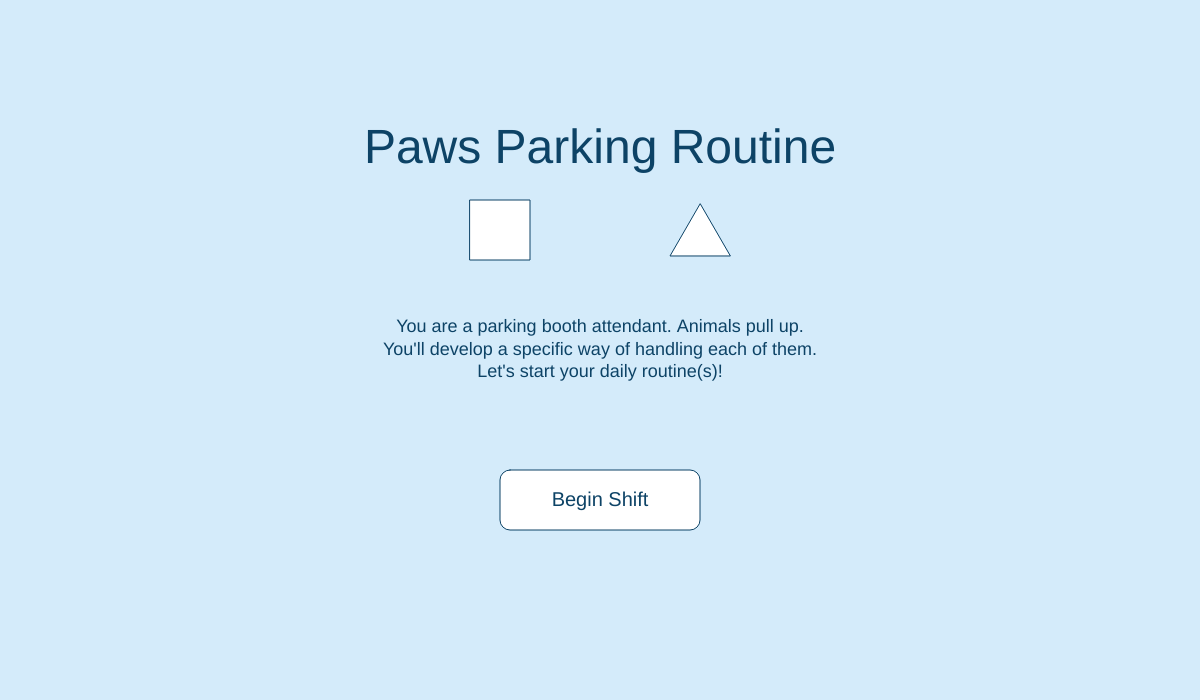
Frame 1 (no input)
Frame 60 (no input): identical to frame 1, image omitted
Frame 120 (the mouse pressed at the canvas centre since frame 60): identical to frame 1, image omitted

The p5.js sketch that drew this single still picture (run headless with seeded random() and noise() and a simulated clock; from frame 60 on, the mouse is pressed at the canvas centre):

// p5.js sketch
// ── sketch.js
let clickHistory = []; // stores index values of buttons clicked (1-5)
let disabled = [false, false, false, false, false]; // flags for each button
let submissions = []; // stores all completed arrays
// track incorrect pattern checks to darken background
let wrongCount = 0;
let bgColor;
let shapeArray = []; // array with 6 random shapes (square or triangle)

// modal state for when an option has been pressed
let showModal = false;
let modalX, modalY, modalW, modalH;
let closeX, closeY, closeW, closeH;

function setup() {
  createCanvas(1200, 700);

  // start with base background colour
  bgColor = color(212, 235, 250);

  // initialize shape array with 6 random shapes
  for (let i = 0; i < 6; i++) {
    shapeArray.push(random() < 0.5 ? "square" : "triangle");
  }
  console.log("Shape array:", shapeArray);

  // configure modal dimensions once
  modalW = 600;
  modalH = 400;
  modalX = (width - modalW) / 2;
  modalY = (height - modalH) / 2;
  closeW = 80;
  closeH = 40;
  // position close button near top-right of modal with 10px padding
  closeX = modalX + modalW - closeW - 10;
  closeY = modalY + 10;
}

function draw() {
  if (gameState === "start") {
    drawStartScreen();
  } else if (gameState === "play") {
    runGame(); // your main gameplay function
  }
}

function runGame() {
  background(bgColor);

  // if complete, only draw the completion box; hide other UI elements
  if (submissions.length < 8) {
    fill(255);
    bottommenu();
    displayShapes();
    submitButton();
    displaySubmissionIndicators();

    // show click history just above the bottom menu
    let bottommenuW = 800;
    let bottommenuH = 200;
    let bottommenuy = height - bottommenuH;
    let historyY = bottommenuy - 30; // 30px above menu
    fill(13, 67, 102);
    noStroke();
    textAlign(CENTER, CENTER);
    textSize(24);
    let historyString = clickHistory.join(", ");
    text(historyString, width / 2, historyY);
  }

  // show completion screen when all shapes have been checked
  displayCompletion();

  // draw modal overlay if active
  if (showModal) {
    drawModal();
  }
}

function mousePressed() {
  if (gameState === "start") {
    handleStartClick();
  }
  // if the modal is showing, only allow the close button to be pressed
  if (showModal) {
    if (
      mouseX >= closeX &&
      mouseX <= closeX + closeW &&
      mouseY >= closeY &&
      mouseY <= closeY + closeH
    ) {
      showModal = false;
    }
    return;
  }

  // reuse same dimensions as bottommenu to detect which square was clicked
  let bottommenuW = 800;
  let bottommenuH = 200;
  let bottommenux = (width - bottommenuW) / 2;
  let bottommenuy = height - bottommenuH;
  let sqSize = bottommenuW / 5;

  for (let i = 0; i < 5; i++) {
    let sx = bottommenux + i * sqSize;
    let sy = bottommenuy + bottommenuH - sqSize;
    if (
      mouseX >= sx &&
      mouseX <= sx + sqSize &&
      mouseY >= sy &&
      mouseY <= sy + sqSize
    ) {
      if (!disabled[i]) {
        // mark button disabled and record click
        disabled[i] = true;
        clickHistory.push(i + 1);
        console.log(clickHistory);
      }
      // show the modal when any option is clicked
      showModal = true;
      return;
    }
  }

  // check for submit button click
  let submitSize = 100;
  let submitHeight = submitSize + 200;
  let submitX = width - submitSize - 10;
  let submitY = height / 2 - submitHeight / 2;
  if (
    mouseX >= submitX &&
    mouseX <= submitX + submitSize &&
    mouseY >= submitY &&
    mouseY <= submitY + submitHeight
  ) {
    // save current array and reset
    if (clickHistory.length > 0) {
      submissions.push([...clickHistory]);
      console.log("Saved submission:", clickHistory);
      console.log("All submissions:", submissions);

      // pattern matching logic after first two submissions
      if (submissions.length >= 3) {
        let highlightedIndex = submissions.length - 3; // index of pattern to check
        let patternToMatch;

        // determine which pattern to match against based on highlighted shape
        if (shapeArray[highlightedIndex] === "triangle") {
          patternToMatch = submissions[1]; // triangle pattern
        } else {
          patternToMatch = submissions[0]; // square pattern
        }

        // check if current submission matches the pattern
        let isMatch =
          patternToMatch.length === clickHistory.length &&
          patternToMatch.every((val, idx) => val === clickHistory[idx]);

        if (!isMatch) {
          wrongCount++;
          // progressively darken the background toward dark gray more aggressively
          let darkGray = color(50);
          // increase the interpolation factor as wrongCount grows, but clamp at 0.9
          let factor = min(0.3 + wrongCount * 0.2, 0.9);
          bgColor = lerpColor(bgColor, darkGray, factor);
        }
        // if it is a match we leave bgColor unchanged
      }
    }
    // reset for new array
    clickHistory = [];
    disabled = [false, false, false, false, false];
  }
}

// ── UI.js
function bottommenu() {
  let bottommenuW = 800;
  let bottommenuH = 200;
  let bottommenux = (width - bottommenuW) / 2;
  let bottommenuy = height - bottommenuH;
  stroke(13, 67, 102);
  strokeWeight(1);
  // draw the base menu rectangle
  rect(bottommenux, bottommenuy, bottommenuW, bottommenuH);

  // divide the menu into 5 equal squares along its width
  let sqSize = bottommenuW / 5;
  // squares positioned at the bottom of the menu
  for (let i = 0; i < 5; i++) {
    stroke(13, 67, 102);
    strokeWeight(1);
    let sqX = bottommenux + i * sqSize;
    let sqY = bottommenuy + bottommenuH - sqSize; // align squares bottom

    // determine hover/press state for this square
    let hovered =
      mouseX >= sqX &&
      mouseX <= sqX + sqSize &&
      mouseY >= sqY &&
      mouseY <= sqY + sqSize;
    let pressed = hovered && mouseIsPressed;

    // choose color based on interaction state or disabled status
    if (typeof disabled !== "undefined" && disabled[i]) {
      fill(200); // dimmed for disabled
    } else if (pressed) {
      fill(100);
    } else if (hovered) {
      fill(247, 247, 205);
    } else {
      fill(255);
    }
    rect(sqX, sqY, sqSize, sqSize);

    // draw centered text inside each square
    noStroke();
    textAlign(CENTER, CENTER);
    textSize(16); // keep consistent size regardless of other draws
    fill(13, 67, 102); // dark blue
    text(`Option ${i + 1}`, sqX + sqSize / 2, sqY + sqSize / 2);
    fill(255); // reset fill for next iteration
  }
}

function submitButton() {
  let submitSize = 100;
  let submitHeight = submitSize + 200;
  let submitX = width - submitSize - 10;
  let submitY = height / 2 - submitHeight / 2;
  let hovered =
    mouseX >= submitX &&
    mouseX <= submitX + submitSize &&
    mouseY >= submitY &&
    mouseY <= submitY + submitHeight;
  let pressed = hovered && mouseIsPressed;

  // choose color based on interaction state
  if (pressed) {
    fill(100);
  } else if (hovered) {
    fill(247, 247, 205);
  } else {
    fill(255);
  }
  stroke(13, 67, 102);
  strokeWeight(1);
  rect(submitX, submitY, submitSize, submitSize + 200);

  // draw centered "Submit" text
  textAlign(CENTER, CENTER);
  textSize(16); // explicit size for consistency
  fill(13, 67, 102); // dark blue text
  noStroke();
  text("Submit", submitX + submitSize / 2, submitY + (submitSize + 200) / 2);
}

function displayShapes() {
  // only show shapes if both submissions have been recorded
  if (submissions.length < 2) {
    return;
  }

  let shapeSize = 60;
  let rectWidth = 800;
  let rectStartX = (width - rectWidth) / 2;
  // move the row of shapes to the top of the canvas instead of the bottom
  let shapeY = 50; // 50px from top
  let spacing = rectWidth / 6;
  let highlightedIndex = submissions.length - 2; // index of shape to highlight

  stroke(0);
  strokeWeight(2);

  for (let i = 0; i < shapeArray.length; i++) {
    let shapeX = rectStartX + (i + 0.5) * spacing;

    // highlight with black if this is the current submission's shape, otherwise white
    if (i === highlightedIndex) {
      fill(0);
    } else {
      fill(255);
    }

    if (shapeArray[i] === "square") {
      // draw square centered at shapeX, shapeY
      rect(
        shapeX - shapeSize / 2,
        shapeY - shapeSize / 2,
        shapeSize,
        shapeSize,
      );
    } else if (shapeArray[i] === "triangle") {
      // draw triangle centered at shapeX, shapeY
      let h = shapeSize * 0.866; // height for equilateral triangle
      triangle(
        shapeX,
        shapeY - h / 2,
        shapeX - shapeSize / 2,
        shapeY + h / 2,
        shapeX + shapeSize / 2,
        shapeY + h / 2,
      );
    }
  }
}

function displaySubmissionIndicators() {
  let indicatorSize = 50;
  let indicatorX = 30;
  let squareY = 80;
  let triangleY = squareY + indicatorSize + 50;

  fill(0);
  stroke(0);
  strokeWeight(2);

  // draw square if first submission exists
  if (submissions.length >= 1) {
    rect(indicatorX, squareY, indicatorSize, indicatorSize);
  }

  // draw triangle if second submission exists
  if (submissions.length >= 2) {
    let h = indicatorSize * 0.866;
    triangle(
      indicatorX + indicatorSize / 2,
      triangleY - h / 2,
      indicatorX,
      triangleY + h / 2,
      indicatorX + indicatorSize,
      triangleY + h / 2,
    );
  }
}

function displayCompletion() {
  // show completion square when all 6 shapes have been checked
  // 2 initial submissions + 6 pattern checks = 8 total submissions

  if (submissions.length >= 8) {
    let squareSize = 400;
    let squareX = width / 2 - squareSize / 2;
    let squareY = height / 2 - squareSize / 2;
    // no full white background; just draw the completion box
    fill(255);
    stroke(13, 67, 102);
    strokeWeight(1);

    rect(squareX, squareY, squareSize, squareSize);

    // draw "complete" text in the center
    fill(13, 67, 102);
    noStroke();
    textAlign(CENTER, CENTER);
    textSize(48);
    text("Complete", width / 2, height / 2);
  }
}
function drawModal() {
  // darken entire screen with semi-transparent black
  noStroke();
  fill(0, 150);
  rect(0, 0, width, height);

  // white rectangle in center
  fill(255);
  stroke(13, 67, 102);
  strokeWeight(1);
  rect(modalX, modalY, modalW, modalH);

  // close button in top-right of modal, highlight on hover
  let closeHovered =
    mouseX >= closeX &&
    mouseX <= closeX + closeW &&
    mouseY >= closeY &&
    mouseY <= closeY + closeH;
  if (closeHovered) {
    fill(180); // darker grey when hovering
  } else {
    fill(220);
  }
  stroke(13, 67, 102);
  rect(closeX, closeY, closeW, closeH);
  fill(13, 67, 102);
  noStroke();
  textAlign(CENTER, CENTER);
  textSize(16);
  text("Close", closeX + closeW / 2, closeY + closeH / 2);
}

// ── button.js
function bottommenu() {
  let bottommenuW = 800;
  let bottommenuH = 200;
  let bottommenux = (width - bottommenuW) / 2;
  let bottommenuy = height - bottommenuH;

  // draw the base menu rectangle
  rect(bottommenux, bottommenuy, bottommenuW, bottommenuH);

  // divide the menu into 5 equal squares along its width
  let sqSize = bottommenuW / 5;
  // squares positioned at the bottom of the menu
  for (let i = 0; i < 5; i++) {
    let sqX = bottommenux + i * sqSize;
    let sqY = bottommenuy + bottommenuH - sqSize; // align squares bottom

    // determine hover/press state for this square
    let hovered =
      mouseX >= sqX &&
      mouseX <= sqX + sqSize &&
      mouseY >= sqY &&
      mouseY <= sqY + sqSize;
    let pressed = hovered && mouseIsPressed;

    // choose color based on interaction state or disabled status
    if (typeof disabled !== "undefined" && disabled[i]) {
      fill(200); // dimmed for disabled
    } else if (pressed) {
      fill(100);
    } else if (hovered) {
      fill(150);
    } else {
      fill(255);
    }
    rect(sqX, sqY, sqSize, sqSize);

    // draw centered text inside each square
    textAlign(CENTER, CENTER);
    fill(0); // black text
    stroke(0);
    strokeWeight(1);
    text(`Option ${i + 1}`, sqX + sqSize / 2, sqY + sqSize / 2);
    fill(255); // reset fill for next iteration
  }
}

function submitButton() {
  let submitSize = 100;
  let submitHeight = submitSize + 200;
  let submitX = width - submitSize - 10;
  let submitY = height / 2 - submitHeight / 2;
  let hovered =
    mouseX >= submitX &&
    mouseX <= submitX + submitSize &&
    mouseY >= submitY &&
    mouseY <= submitY + submitHeight;
  let pressed = hovered && mouseIsPressed;

  // choose color based on interaction state
  if (pressed) {
    fill(100);
  } else if (hovered) {
    fill(150);
  } else {
    fill(255);
  }
  stroke(0);
  strokeWeight(1);
  rect(submitX, submitY, submitSize, submitSize + 200);

  // draw centered "Submit" text
  textAlign(CENTER, CENTER);
  fill(0); // black text
  stroke(0);
  strokeWeight(1);
  textSize(16);
  text("Submit", submitX + submitSize / 2, submitY + (submitSize + 200) / 2);
}

// ── options.js
// options.js — booth control panel UI

let options = [
  { label: "Check\nTicket",   icon: "ticket"   },
  { label: "Check\nLicense",  icon: "plate"    },
  { label: "Click\nPen",      icon: "pen"      },
  { label: "Stamp\nGuest Log",icon: "stamp"    },
  { label: "Talk Into\nSpeaker", icon: "speaker" },
];

let currentOptionIndex = null;
let penExtended  = false;
let penButtonX, penButtonY, penButtonW, penButtonH;
let logStamped   = false;
let stampButtonX, stampButtonY, stampButtonW, stampButtonH;
let speakerTalking   = false;
let speakerWaveFrame = 0;
let speakerX, speakerY, speakerW, speakerH;
let speakerButtonX, speakerButtonY, speakerButtonW, speakerButtonH;

// ─── Colour palette ───────────────────────────────────────────────
const C_NAVY      = [13,  67,  102];
const C_PANEL     = [28,  48,  72];    // dark booth panel
const C_PANELRIM  = [18,  34,  54];
const C_BTNBG     = [240, 248, 255];   // light button face
const C_BTNHOV    = [247, 247, 205];
const C_BTNPRESS  = [180, 200, 220];
const C_DISABLED  = [160, 175, 190];
const C_ACCENT    = [220,  50,  50];   // red accent
const C_GOLD      = [200, 165,  60];

function drawOptions() { bottommenu(); }

// ─── Bottom menu panel ────────────────────────────────────────────
function bottommenu() {
  let menuW  = 800;
  let menuH  = 200;
  let menuX  = (width - menuW) / 2;
  let menuY  = height - menuH;
  let btnW   = menuW / 5;
  let btnH   = 160;
  let btnY   = menuY + (menuH - btnH) / 2;

  // Panel background — dark booth counter
  push();
  noStroke();
  fill(C_PANELRIM[0], C_PANELRIM[1], C_PANELRIM[2]);
  rect(menuX - 4, menuY - 4, menuW + 8, menuH + 8, 6);

  fill(C_PANEL[0], C_PANEL[1], C_PANEL[2]);
  rect(menuX, menuY, menuW, menuH, 4);

  // Panel rivets / corner details
  fill(C_GOLD[0], C_GOLD[1], C_GOLD[2]);
  for (let rx of [menuX + 8, menuX + menuW - 8]) {
    for (let ry of [menuY + 8, menuY + menuH - 8]) {
      ellipse(rx, ry, 7, 7);
    }
  }

  // "BOOTH CONTROLS" label strip at top of panel
  fill(C_GOLD[0], C_GOLD[1], C_GOLD[2], 180);
  rect(menuX + 4, menuY + 4, menuW - 8, 18, 2);
  noStroke(); fill(C_PANELRIM[0], C_PANELRIM[1], C_PANELRIM[2]);
  textAlign(CENTER, CENTER); textSize(10);
  text("★  BOOTH CONTROLS  ★", menuX + menuW / 2, menuY + 13);
  pop();

  // Individual action buttons
  for (let i = 0; i < 5; i++) {
    let bx = menuX + i * btnW + 8;
    let by = btnY;
    let bw = btnW - 16;
    let bh = btnH;

    let hov  = mouseX >= menuX + i * btnW && mouseX <= menuX + (i+1) * btnW &&
               mouseY >= menuY && mouseY <= menuY + menuH;
    let pres = hov && mouseIsPressed;
    let dis  = typeof disabled !== "undefined" && disabled[i];

    push();

    // Button shadow
    noStroke(); fill(0, 0, 0, 40);
    rect(bx + 2, by + 3, bw, bh, 8);

    // Button face
    if (dis) {
      fill(C_DISABLED[0], C_DISABLED[1], C_DISABLED[2]);
    } else if (pres) {
      fill(C_BTNPRESS[0], C_BTNPRESS[1], C_BTNPRESS[2]);
    } else if (hov) {
      fill(C_BTNHOV[0], C_BTNHOV[1], C_BTNHOV[2]);
    } else {
      fill(C_BTNBG[0], C_BTNBG[1], C_BTNBG[2]);
    }
    stroke(C_NAVY[0], C_NAVY[1], C_NAVY[2]); strokeWeight(1.5);
    rect(bx, by, bw, bh, 8);

    // Top accent bar
    noStroke();
    if (dis) {
      fill(120, 140, 160);
    } else {
      fill(C_NAVY[0], C_NAVY[1], C_NAVY[2]);
    }
    rect(bx + 1, by + 1, bw - 2, 6, 8, 8, 0, 0);

    // Icon
    let iconX = bx + bw / 2;
    let iconY = by + bh * 0.40;
    let iconAlpha = dis ? 120 : 255;
    drawMenuIcon(options[i].icon, iconX, iconY, dis, iconAlpha);

    // Label
    fill(dis ? 100 : C_NAVY[0], dis ? 100 : C_NAVY[1], dis ? 100 : C_NAVY[2]);
    noStroke();
    textAlign(CENTER, CENTER); textSize(12);
    text(options[i].label, iconX, by + bh * 0.76);

    // Done tick when disabled
    if (dis) {
      fill(60, 160, 80, 200);
      noStroke();
      ellipse(bx + bw - 12, by + 12, 16, 16);
      stroke(255); strokeWeight(2); noFill();
      let cx = bx + bw - 12, cy = by + 12;
      line(cx - 4, cy, cx - 1, cy + 4);
      line(cx - 1, cy + 4, cx + 5, cy - 3);
    }

    pop();
  }
}

// ─── Small icons drawn in each button ────────────────────────────
function drawMenuIcon(type, cx, cy, disabled, alpha) {
  push();
  let c = disabled ? [130, 145, 160] : C_NAVY;
  stroke(c[0], c[1], c[2], alpha);
  fill(c[0], c[1], c[2], alpha);

  if (type === "ticket") {
    // Parking ticket
    strokeWeight(1.5); fill(255, 255, 255, alpha);
    rect(cx - 22, cy - 14, 44, 28, 4);
    // Perforated left edge
    stroke(c[0], c[1], c[2], alpha); strokeWeight(1);
    for (let dy = -10; dy <= 10; dy += 5)
      line(cx - 22, cy + dy, cx - 16, cy + dy);
    // Lines of text
    strokeWeight(1.5);
    line(cx - 10, cy - 5, cx + 18, cy - 5);
    line(cx - 10, cy + 2, cx + 18, cy + 2);
    line(cx - 10, cy + 9, cx + 4,  cy + 9);
  }

  else if (type === "plate") {
    // Licence plate
    strokeWeight(1.5); fill(240, 240, 200, alpha);
    rect(cx - 22, cy - 10, 44, 20, 3);
    fill(c[0], c[1], c[2], alpha); noStroke();
    textAlign(CENTER, CENTER); textSize(10);
    text("AB·XYZ", cx, cy);
    stroke(c[0], c[1], c[2], alpha); strokeWeight(1);
    noFill();
    ellipse(cx - 18, cy, 4, 4);
    ellipse(cx + 18, cy, 4, 4);
  }

  else if (type === "pen") {
    // Ballpoint pen
    strokeWeight(1.5);
    fill(80, 100, 180, alpha);
    rect(cx - 18, cy - 5, 30, 10, 4);
    fill(60, 60, 60, alpha);
    rect(cx - 22, cy - 4, 6, 8, 2);
    // Tip
    fill(30, 30, 30, alpha);
    triangle(cx + 12, cy - 4, cx + 12, cy + 4, cx + 22, cy);
    // Clip
    stroke(c[0], c[1], c[2], alpha); strokeWeight(1);
    line(cx - 4, cy - 5, cx - 4, cy - 10);
  }

  else if (type === "stamp") {
    // Rubber stamp
    strokeWeight(1.5); fill(160, 100, 50, alpha);
    rect(cx - 12, cy - 14, 24, 10, 3);  // handle
    rect(cx - 16, cy - 6,  32,  8, 2);  // base
    // Ink face
    fill(200, 30, 30, alpha);
    rect(cx - 14, cy + 2, 28, 12, 2);
    // Text lines on stamp
    stroke(255, 255, 255, alpha); strokeWeight(1);
    line(cx - 10, cy + 6,  cx + 10, cy + 6);
    line(cx - 6,  cy + 10, cx + 6,  cy + 10);
  }

  else if (type === "speaker") {
    // Intercom speaker grille
    strokeWeight(1.5); fill(200, 200, 210, alpha);
    rect(cx - 18, cy - 14, 36, 28, 5);
    stroke(c[0], c[1], c[2], alpha); strokeWeight(1);
    for (let ly = cy - 9; ly <= cy + 9; ly += 5)
      line(cx - 12, ly, cx + 12, ly);
    // Small button
    fill(220, 50, 50, alpha); noStroke();
    ellipse(cx + 10, cy - 9, 8, 8);
  }

  pop();
}

// ─── Modal overlay ────────────────────────────────────────────────
function drawModal() {
  // Dim background
  push();
  noStroke(); fill(0, 0, 0, 160);
  rect(0, 0, width, height);

  // Modal card
  let mx = modalX, my = modalY, mw = modalW, mh = modalH;

  // Drop shadow
  fill(0, 0, 0, 60); noStroke();
  rect(mx + 6, my + 6, mw, mh, 12);

  // Card body
  fill(248, 250, 253); stroke(C_NAVY[0], C_NAVY[1], C_NAVY[2]); strokeWeight(2);
  rect(mx, my, mw, mh, 10);

  // Header bar
  fill(C_NAVY[0], C_NAVY[1], C_NAVY[2]); noStroke();
  rect(mx, my, mw, 44, 10, 10, 0, 0);

  // Header title
  fill(255); textAlign(CENTER, CENTER); textSize(17);
  if (currentOptionIndex !== null)
    text(options[currentOptionIndex].label.replace("\n"," "), mx + mw/2, my + 22);

  // ── Check Ticket ──────────────────────────────────────────────
  if (currentOptionIndex === 0) {
    let tw = mw * 0.58, th = mh * 0.52;
    let tx = mx + (mw - tw) / 2, ty = my + 60;
    // Ticket body
    fill(255, 252, 235); stroke(180, 150, 60); strokeWeight(1.5);
    rect(tx, ty, tw, th, 8);
    // Left stub tear line
    stroke(180, 150, 60); strokeWeight(1);
    for (let dy = ty + 10; dy < ty + th - 10; dy += 9)
      line(tx + 70, dy, tx + 70, dy + 5);
    // Header strip on ticket
    fill(C_NAVY[0], C_NAVY[1], C_NAVY[2]); noStroke();
    rect(tx + 1, ty + 1, tw - 2, 28, 7, 7, 0, 0);
    fill(255); textAlign(CENTER, CENTER); textSize(14);
    text("PARKING TICKET", tx + tw/2, ty + 15);
    // Barcode area
    stroke(0); strokeWeight(1.5);
    for (let bx = tx + 80; bx < tx + tw - 20; bx += 5)
      line(bx, ty + th/3, bx + (bx % 10 === 0 ? 2 : 1), ty + th/3 + 18);
    // Details
    noStroke(); fill(40);
    textAlign(LEFT, TOP); textSize(13);
    text("Zone:  A3",          tx + 82, ty + th/3 + 24);
    text("Issued:  14:32",     tx + 82, ty + th/3 + 40);
    text("Valid:   2 hours",   tx + 82, ty + th/3 + 56);
    // Stub
    fill(C_NAVY[0], C_NAVY[1], C_NAVY[2], 30); noStroke();
    rect(tx + 1, ty + 1, 68, th - 2, 7, 0, 0, 7);
    fill(C_NAVY[0], C_NAVY[1], C_NAVY[2]); textAlign(CENTER, CENTER);
    push(); translate(tx + 35, ty + th/2); rotate(-HALF_PI);
    textSize(10); text("KEEP THIS PORTION", 0, 0); pop();
  }

  // ── Check License ─────────────────────────────────────────────
  if (currentOptionIndex === 1) {
    let fw = mw * 0.68, fh = mh * 0.52;
    let fx = mx + (mw - fw)/2, fy = my + 62;
    // Camera viewfinder frame
    stroke(C_NAVY[0], C_NAVY[1], C_NAVY[2]); strokeWeight(2.5); noFill();
    rect(fx, fy, fw, fh, 10);
    // Corner brackets
    strokeWeight(3);
    let blen = 18;
    for (let [bx2, by2, sx, sy] of [[fx,fy,1,1],[fx+fw,fy,-1,1],[fx,fy+fh,1,-1],[fx+fw,fy+fh,-1,-1]]) {
      line(bx2, by2, bx2 + sx*blen, by2);
      line(bx2, by2, bx2, by2 + sy*blen);
    }
    // Plate
    let pw = fw * 0.68, ph = fh * 0.38;
    let px = fx + (fw-pw)/2, py = fy + (fh-ph)/2;
    fill(240, 240, 200); stroke(60); strokeWeight(1.5);
    rect(px, py, pw, ph, 6);
    fill(10); noStroke(); textAlign(CENTER, CENTER); textSize(26);
    text("AB12 XYZ", px + pw/2, py + ph/2);
    // Screw holes on plate
    fill(150); ellipse(px+10, py+ph/2, 6,6);
    ellipse(px+pw-10, py+ph/2, 6,6);
    // Scan line
    let scanY = py + (frameCount % ph);
    stroke(255, 60, 60, 200); strokeWeight(2);
    line(px + 4, scanY, px + pw - 4, scanY);
    // Glow
    noStroke(); fill(255, 60, 60, 30);
    rect(px + 4, scanY - 4, pw - 8, 8);
    // Label
    fill(C_NAVY[0], C_NAVY[1], C_NAVY[2]); noStroke();
    textAlign(CENTER, TOP); textSize(14);
    text("Scanning plate…", fx + fw/2, fy + fh + 12);
  }

  // ── Click Pen ─────────────────────────────────────────────────
  if (currentOptionIndex === 2) {
    let pcx = mx + mw/2, pcy = my + mh/2 - 10;
    // Pen barrel
    stroke(0); strokeWeight(2);
    fill(60, 80, 180);
    rect(pcx - 110, pcy - 10, 190, 20, 10);
    // Clip
    fill(180, 180, 200);
    rect(pcx - 70, pcy - 16, 8, 26, 3);
    // Grip section
    fill(40, 40, 100);
    rect(pcx + 60, pcy - 10, 30, 20, 0, 3, 3, 0);
    // End cap / clicker button
    fill(220, 50, 50);
    rect(pcx - 118, pcy - 8, 14, 16, 6);
    // Tip
    if (penExtended) {
      fill(30, 30, 30);
      triangle(pcx+90, pcy-5, pcx+110, pcy, pcx+90, pcy+5);
      // Ink drop
      fill(30, 30, 120, 180); noStroke();
      ellipse(pcx + 112, pcy, 5, 7);
    } else {
      fill(80); stroke(0); strokeWeight(1);
      rect(pcx + 88, pcy - 5, 4, 10, 2);
    }
    // Sheen on barrel
    noStroke(); fill(255, 255, 255, 40);
    rect(pcx - 108, pcy - 8, 186, 6, 8);

    // Label
    fill(C_NAVY[0], C_NAVY[1], C_NAVY[2]); noStroke();
    textAlign(CENTER, TOP); textSize(16);
    text(penExtended ? "Pen ready!" : "Click the pen", mx + mw/2, my + 60);

    // Click button
    let btnW = 130, btnH = 38;
    let btnX = mx + mw/2 - btnW/2, btnY = my + mh - 90;
    let bhov = mouseX >= btnX && mouseX <= btnX+btnW && mouseY >= btnY && mouseY <= btnY+btnH;
    fill(bhov ? [247,247,205] : [220,230,245]);
    stroke(C_NAVY[0], C_NAVY[1], C_NAVY[2]); strokeWeight(1.5);
    rect(btnX, btnY, btnW, btnH, 8);
    noStroke(); fill(C_NAVY[0], C_NAVY[1], C_NAVY[2]);
    textAlign(CENTER, CENTER); textSize(15);
    text("Click!", btnX + btnW/2, btnY + btnH/2);
    penButtonX = btnX; penButtonY = btnY; penButtonW = btnW; penButtonH = btnH;
  }

  // ── Stamp Guest Log ───────────────────────────────────────────
  if (currentOptionIndex === 3) {
    let lw = mw*0.64, lh = mh*0.52;
    let lx = mx + (mw-lw)/2, ly = my + 58;
    // Log book
    fill(255, 252, 245); stroke(140, 100, 50); strokeWeight(1.5);
    rect(lx, ly, lw, lh, 6);
    // Book spine
    fill(160, 110, 50); noStroke();
    rect(lx, ly, 18, lh, 6, 0, 0, 6);
    // Ruled lines
    stroke(210, 200, 185); strokeWeight(1);
    for (let ry = ly + 44; ry < ly + lh - 14; ry += 22)
      line(lx + 24, ry, lx + lw - 14, ry);
    // Header
    fill(C_NAVY[0], C_NAVY[1], C_NAVY[2]); noStroke();
    rect(lx + 19, ly + 1, lw - 20, 30, 0, 5, 0, 0);
    fill(255); textAlign(CENTER, CENTER); textSize(14);
    text("GUEST LOG", lx + 19 + (lw-20)/2, ly + 16);
    // Entries
    fill(60); noStroke(); textAlign(LEFT, CENTER); textSize(12);
    text("Guest:   #" + guestIndex, lx + 30, ly + 52);
    text("Status:  Pending review", lx + 30, ly + 74);
    text("Time:    " + "14:3" + (guestIndex % 10), lx + 30, ly + 96);

    // Stamp tool hovering above
    let stx = lx + lw - 60, sty = ly - 40;
    fill(140, 80, 30); stroke(80, 40, 10); strokeWeight(1);
    rect(stx - 10, sty, 20, 18, 3);
    rect(stx - 14, sty + 14, 28, 10, 2);
    fill(200, 30, 30); rect(stx - 12, sty + 22, 24, 14, 2);

    // APPROVED stamp
    if (logStamped) {
      push();
      translate(lx + lw/2 + 10, ly + lh/2 + 5);
      rotate(-0.25);
      stroke(180, 20, 20); strokeWeight(3); noFill();
      rect(-90, -22, 180, 44, 4);
      noStroke(); fill(180, 20, 20, 230);
      textAlign(CENTER, CENTER); textSize(30);
      text("APPROVED", 0, 0);
      pop();
    }

    // Stamp button
    let sbW = 140, sbH = 38;
    let sbX = mx + mw/2 - sbW/2, sbY = my + mh - 88;
    let sbhov = mouseX >= sbX && mouseX <= sbX+sbW && mouseY >= sbY && mouseY <= sbY+sbH;
    fill(sbhov ? [247,247,205] : [220,230,245]);
    stroke(C_NAVY[0], C_NAVY[1], C_NAVY[2]); strokeWeight(1.5);
    rect(sbX, sbY, sbW, sbH, 8);
    noStroke(); fill(C_NAVY[0], C_NAVY[1], C_NAVY[2]);
    textAlign(CENTER, CENTER); textSize(15);
    text("Stamp Log", sbX + sbW/2, sbY + sbH/2);
    stampButtonX=sbX; stampButtonY=sbY; stampButtonW=sbW; stampButtonH=sbH;
  }

  // ── Talk Into Speaker ─────────────────────────────────────────
  if (currentOptionIndex === 4) {
    push();
    speakerW = mw * 0.30;
    speakerH = mh * 0.42;
    speakerX = mx + (mw - speakerW)/2;
    speakerY = my + 58;

    // Speaker housing
    fill(80, 88, 100); stroke(40, 46, 58); strokeWeight(1.5);
    rect(speakerX, speakerY, speakerW, speakerH, 8);
    // Grille area
    fill(55, 62, 72); noStroke();
    rect(speakerX + 8, speakerY + 8, speakerW - 16, speakerH - 40, 4);
    // Grille lines
    stroke(90, 100, 115); strokeWeight(1.5);
    for (let gy = speakerY + 16; gy < speakerY + speakerH - 38; gy += 7)
      line(speakerX + 12, gy, speakerX + speakerW - 12, gy);
    // Talk button on housing
    fill(220, 50, 50); noStroke();
    ellipse(speakerX + speakerW/2, speakerY + speakerH - 16, 20, 20);
    fill(255, 100, 100); noStroke();
    ellipse(speakerX + speakerW/2, speakerY + speakerH - 16, 10, 10);
    // Label
    fill(C_NAVY[0], C_NAVY[1], C_NAVY[2]); noStroke();
    textAlign(CENTER, TOP); textSize(14);
    text("Intercom Speaker", speakerX + speakerW/2, speakerY - 26);

    // Talk button
    let tbW = 140, tbH = 38;
    let tbX = mx + mw/2 - tbW/2, tbY = my + mh - 88;
    let tbhov = mouseX >= tbX && mouseX <= tbX+tbW && mouseY >= tbY && mouseY <= tbY+tbH;
    fill(tbhov ? [247,247,205] : [220,230,245]);
    stroke(C_NAVY[0], C_NAVY[1], C_NAVY[2]); strokeWeight(1.5);
    rect(tbX, tbY, tbW, tbH, 8);
    noStroke(); fill(C_NAVY[0], C_NAVY[1], C_NAVY[2]);
    textAlign(CENTER, CENTER); textSize(15);
    text("Talk", tbX + tbW/2, tbY + tbH/2);
    speakerButtonX=tbX; speakerButtonY=tbY; speakerButtonW=tbW; speakerButtonH=tbH;
    pop();
  }

  // Speaker waves
  if (currentOptionIndex === 4 && speakerTalking) {
    push();
    let wx = speakerX + speakerW + 10;
    let wy = speakerY + speakerH/2 - 10;
    noFill(); strokeWeight(2.5);
    for (let i = 1; i <= 3; i++) {
      let r = speakerWaveFrame + i * 18;
      stroke(255, 140, 0, map(r, 0, 100, 220, 30));
      arc(wx, wy, r*2, r*2, -PI*0.55, PI*0.55);
    }
    pop();
    speakerWaveFrame++;
    if (speakerWaveFrame > 70) speakerWaveFrame = 0;
  }

  // ── Close button ──────────────────────────────────────────────
  let chov = mouseX >= closeX && mouseX <= closeX+closeW &&
             mouseY >= closeY && mouseY <= closeY+closeH;
  fill(chov ? [247,247,205] : [220,230,245]);
  stroke(C_NAVY[0], C_NAVY[1], C_NAVY[2]); strokeWeight(1.5);
  rect(closeX, closeY, closeW, closeH, 6);
  noStroke(); fill(C_NAVY[0], C_NAVY[1], C_NAVY[2]);
  textAlign(CENTER, CENTER); textSize(14);
  text("✕  Close", closeX + closeW/2, closeY + closeH/2);

  pop();
}

// ─── Mouse interactions (logic unchanged) ─────────────────────────
function modalMouseClicked() {
  if (currentOptionIndex === 2) {
    if (mouseX >= penButtonX && mouseX <= penButtonX+penButtonW &&
        mouseY >= penButtonY && mouseY <= penButtonY+penButtonH) {
      penExtended = !penExtended; return;
    }
  }
  if (currentOptionIndex === 3) {
    if (mouseX >= stampButtonX && mouseX <= stampButtonX+stampButtonW &&
        mouseY >= stampButtonY && mouseY <= stampButtonY+stampButtonH) {
      logStamped = true; return;
    }
  }
  if (currentOptionIndex === 4) {
    if (mouseX >= speakerButtonX && mouseX <= speakerButtonX+speakerButtonW &&
        mouseY >= speakerButtonY && mouseY <= speakerButtonY+speakerButtonH) {
      speakerTalking = true; speakerWaveFrame = 0; return;
    }
  }
  if (showModal) {
    if (mouseX >= closeX && mouseX <= closeX+closeW &&
        mouseY >= closeY && mouseY <= closeY+closeH) {
      showModal = false;
    }
    return;
  }
  if (!showModal) {
    logStamped = false; penExtended = false; speakerTalking = false;
  }
}

function bottomMenuMouseClicked() {
  let menuW = 800, menuH = 200;
  let menuX = (width - menuW)/2, menuY = height - menuH;
  let btnW  = menuW / 5;

  for (let i = 0; i < 5; i++) {
    let sx = menuX + i * btnW, sy = menuY;
    if (mouseX >= sx && mouseX <= sx + btnW &&
        mouseY >= sy && mouseY <= sy + menuH) {
      if (!disabled[i]) {
        disabled[i] = true;
        clickHistory.push(i + 1);
        console.log(clickHistory);
      }
      currentOptionIndex = i;
      showModal = true;
      return;
    }
  }
}

// ── stages.js
// stages.js — Day transition screens shown before each shift begins

// ─────────────────────────────────────────────
// State
// ─────────────────────────────────────────────
let stageTimer = 0; // counts up in frames
let stageDuration = 180; // 3 seconds at 60 fps
let speechVisible = true; // controls speech bubble fade
let stageDone = false; // flips to true when transition ends

// ─────────────────────────────────────────────
// Entry point — called from draw() when
// gameState === "stage"
// ─────────────────────────────────────────────
function drawStageScreen() {
  stageTimer++;

  // After 5 s, jump straight to play
  if (stageTimer >= stageDuration) {
    if (!stageDone) {
      stageDone = true;
      gameState = "play";
    }
    return;
  }

  // Speech bubble fades out in the last 60 frames (1 s)
  speechVisible = stageTimer < stageDuration - 60;

  drawBoothInterior();
  drawDeskAndProps();
  drawDayCalendar(width * 0.32, height * 0.7);
  drawSeatedAttendant(width * 0.8, height * 0.72);
  if (speechVisible) {
    drawSpeechBubble(
      width * 0.8 - 14,
      height * 0.72 - 180,
      "First day at work!\nI'm kind of nervous.",
    );
  }
  drawContinueHint();
}

// ─────────────────────────────────────────────
// Reset — call this every time we enter a stage
// ─────────────────────────────────────────────
function resetStage() {
  stageTimer = 0;
  speechVisible = true;
  stageDone = false;
}

// ─────────────────────────────────────────────
// Interior background — wood-panelled booth room
// ─────────────────────────────────────────────
function drawBoothInterior() {
  // Back wall — warm off-white plaster
  background(232, 225, 210);

  // Wall panel lines (vertical tongue-and-groove)
  stroke(210, 200, 182);
  strokeWeight(1);
  for (let x = 40; x < width; x += 48) {
    line(x, 19, x, height * 0.86);
  }

  // Dado rail — horizontal divider at 86% height
  fill(180, 155, 110);
  noStroke();
  rect(0, height * 0.86, width, 10);

  // Lower wainscot — slightly darker warm wood tone
  fill(200, 175, 130);
  rect(0, height * 0.86 + 10, width, height - height * 0.86 - 10);

  // Floor — darker planks
  fill(155, 120, 78);
  noStroke();
  rect(0, height * 0.92, width, height - height * 0.92);
  stroke(130, 100, 60);
  strokeWeight(1);
  for (let x = 0; x < width; x += 80) {
    line(x, height * 0.92, x, height);
  }
  // Floor highlight
  noStroke();
  fill(255, 255, 255, 18);
  rect(0, height * 0.92, width, 6);

  // Service window dominates the back wall
  drawInteriorWindow();

  // Navy top accent strip
  fill(13, 67, 102);
  noStroke();
  rect(0, 0, width, 14);
  // Gold band beneath it
  fill(200, 165, 60);
  noStroke();
  rect(0, 14, width, 5);
}

// Window — small, right side of wall, desk sits beneath it
function drawInteriorWindow() {
  let ww = width * 0.18,
    wh = height * 0.36;
  let wx = width * 0.74; // right side of canvas
  let wy = height * 0.16; // upper portion of wall

  // Frame shadow
  noStroke();
  fill(0, 0, 0, 25);
  rect(wx - 4, wy - 4, ww + 12, wh + 12, 5);

  // Frame
  fill(100, 75, 45);
  stroke(60, 40, 20);
  strokeWeight(2);
  rect(wx - 6, wy - 6, ww + 12, wh + 12, 4);

  // Outside sky
  fill(212, 235, 250);
  noStroke();
  rect(wx, wy, ww, wh);

  // Road strip
  fill(55, 58, 62);
  noStroke();
  rect(wx, wy + wh * 0.72, ww, wh * 0.18);
  fill(80, 140, 70);
  rect(wx, wy + wh * 0.9, ww, wh * 0.1);
  // Road dashes
  stroke(255, 255, 255, 180);
  strokeWeight(2);
  let lY = wy + wh * 0.81;
  for (let x = wx; x < wx + ww; x += 28) line(x, lY, x + 16, lY);

  // Sun
  noStroke();
  fill(255, 220, 50);
  ellipse(wx + ww * 0.8, wy + wh * 0.16, 28, 28);

  // Cross dividers (4 panes)
  fill(100, 75, 45);
  noStroke();
  rect(wx, wy + wh / 2 - 3, ww, 6);
  rect(wx + ww / 2 - 3, wy, 6, wh);

  // Glass glint
  noStroke();
  fill(255, 255, 255, 55);
  rect(wx + 4, wy + 4, ww * 0.28, wh * 0.42, 2);

  // Window sill — the desk surface acts as the sill below
  fill(130, 100, 60);
  stroke(80, 55, 25);
  strokeWeight(1);
  rect(wx - 10, wy + wh + 6, ww + 20, 12, 2);

  // Cactus on sill
  drawMiniCactus(wx + ww * 0.5, wy + wh + 4);
}

function drawMiniCactus(cx, baseY) {
  push();
  // Pot
  fill(180, 100, 60);
  stroke(120, 65, 30);
  strokeWeight(1);
  rect(cx - 8, baseY - 14, 16, 12, 2);
  // Soil
  fill(100, 65, 30);
  noStroke();
  ellipse(cx, baseY - 14, 16, 5);
  // Cactus stem
  fill(80, 140, 70);
  stroke(50, 100, 45);
  strokeWeight(1);
  rect(cx - 4, baseY - 32, 8, 18, 3);
  // Arms
  rect(cx - 10, baseY - 28, 7, 5, 2);
  rect(cx + 3, baseY - 24, 7, 5, 2);
  // Spines
  stroke(200, 200, 160);
  strokeWeight(0.8);
  line(cx - 2, baseY - 30, cx - 2, baseY - 34);
  line(cx + 2, baseY - 30, cx + 2, baseY - 34);
  pop();
}

function drawWallLamp(lx, ly) {
  push();
  // Bracket arm
  fill(80, 65, 45);
  stroke(50, 38, 22);
  strokeWeight(1);
  rect(lx - 3, ly, 6, 22, 2);
  // Lamp shade
  fill(245, 210, 120);
  stroke(180, 140, 60);
  strokeWeight(1.2);
  triangle(lx - 18, ly + 22, lx + 18, ly + 22, lx, ly + 4);
  // Bulb glow
  noStroke();
  fill(255, 240, 180, 90);
  ellipse(lx, ly + 28, 60, 40);
  fill(255, 245, 200, 50);
  ellipse(lx, ly + 36, 110, 60);
  pop();
}

// ─────────────────────────────────────────────
// Desk and props
// ─────────────────────────────────────────────
function drawDeskAndProps() {
  let deskY = height * 0.65;
  let deskH = height * 0.2;
  let deskX = 0;
  let deskW = width;

  // Desk top surface
  fill(160, 120, 70);
  stroke(100, 72, 35);
  strokeWeight(2);
  rect(deskX, deskY, deskW, deskH);

  // Desk top highlight
  noStroke();
  fill(255, 255, 255, 22);
  rect(deskX, deskY, deskW, 8);

  // Desk front face (darker)
  fill(120, 88, 48);
  noStroke();
  rect(deskX, deskY + deskH * 0.55, deskW, deskH * 0.45);

  // Desk edge trim
  fill(100, 72, 35);
  noStroke();
  rect(deskX, deskY - 4, deskW, 8, 2);

  // ── Props on desk ──

  // Pen holder — right side near attendant
  drawPenHolder(width * 0.72, deskY);

  // Stack of papers — beside pen holder
  drawPenHolder(width * 0.86, deskY);

  // Small radio — far right edge
  drawDeskRadio(width * 0.95, deskY);
}

function drawPenHolder(cx, deskY) {
  push();
  // Cup
  fill(13, 67, 102);
  stroke(8, 44, 70);
  strokeWeight(1);
  rect(cx - 10, deskY - 28, 20, 28, 3, 3, 0, 0);
  // Pens sticking out
  stroke(60, 80, 180);
  strokeWeight(2);
  line(cx - 3, deskY - 28, cx - 5, deskY - 48);
  stroke(180, 40, 40);
  strokeWeight(2);
  line(cx + 3, deskY - 28, cx + 5, deskY - 50);
  stroke(40, 120, 60);
  strokeWeight(2);
  line(cx, deskY - 28, cx, deskY - 46);
  // Gold band on cup
  fill(200, 165, 60);
  noStroke();
  rect(cx - 10, deskY - 10, 20, 4);
  pop();
}

function drawPaperStack(cx, deskY) {
  push();
  // Three slightly offset sheets
  for (let i = 2; i >= 0; i--) {
    fill(245, 242, 235);
    stroke(180, 170, 150);
    strokeWeight(0.8);
    rect(cx - 28 + i * 2, deskY - 18 - i * 3, 56, 22, 1);
    // Ruled lines on top sheet
    if (i === 0) {
      stroke(190, 185, 175);
      strokeWeight(0.7);
      line(cx - 22, deskY - 13, cx + 22, deskY - 13);
      line(cx - 22, deskY - 8, cx + 14, deskY - 8);
      line(cx - 22, deskY - 3, cx + 18, deskY - 3);
    }
  }
  // "GUEST LOG" label on top sheet
  fill(13, 67, 102);
  noStroke();
  textAlign(CENTER, CENTER);
  textSize(7);
  text("GUEST LOG", cx, deskY - 14);
  pop();
}

function drawDeskRadio(cx, deskY) {
  push();
  // Body
  fill(55, 58, 62);
  stroke(30, 32, 35);
  strokeWeight(1);
  rect(cx - 22, deskY - 30, 44, 30, 4);
  // Grille
  fill(40, 43, 47);
  noStroke();
  rect(cx - 14, deskY - 26, 22, 16, 2);
  stroke(70, 75, 82);
  strokeWeight(1);
  for (let gy = deskY - 24; gy < deskY - 12; gy += 4)
    line(cx - 12, gy, cx + 6, gy);
  // Red indicator light
  fill(220, 50, 50);
  noStroke();
  ellipse(cx + 14, deskY - 22, 6, 6);
  // Knob
  fill(80, 83, 88);
  stroke(40, 43, 47);
  strokeWeight(1);
  ellipse(cx + 14, deskY - 10, 10, 10);
  fill(100, 103, 108);
  noStroke();
  ellipse(cx + 14, deskY - 10, 6, 6);
  pop();
}

// ─────────────────────────────────────────────
// Day calendar — large wall-hung poster filling the left wall
// cx/cy is the centre of the calendar on the wall
// ─────────────────────────────────────────────
function drawDayCalendar(cx, bottomY) {
  push();

  let cw = width * 0.56; // fills most of left portion of wall
  let ch = height * 0.58; // tall enough to dominate the wall
  let cx2 = cx;
  let cy2 = bottomY - ch; // top of calendar

  // Hanging string
  stroke(100, 80, 50);
  strokeWeight(1.5);
  line(cx2 - cw * 0.22, cy2, cx2 - cw * 0.22, cy2 - 16);
  line(cx2 + cw * 0.22, cy2, cx2 + cw * 0.22, cy2 - 16);
  // Nails
  fill(150, 130, 100);
  noStroke();
  ellipse(cx2 - cw * 0.22, cy2 - 17, 6, 6);
  ellipse(cx2 + cw * 0.22, cy2 - 17, 6, 6);

  // Drop shadow
  noStroke();
  fill(0, 0, 0, 28);
  rect(cx2 - cw / 2 + 7, cy2 + 7, cw, ch, 10);

  // Calendar body — crisp white page
  fill(250, 248, 242);
  stroke(160, 140, 110);
  strokeWeight(2);
  rect(cx2 - cw / 2, cy2, cw, ch, 6);

  // Binding rings along the top
  fill(160, 155, 150);
  stroke(100, 95, 90);
  strokeWeight(1.2);
  let ringCount = 8;
  for (let i = 0; i < ringCount; i++) {
    let rx = cx2 - cw / 2 + 30 + i * ((cw - 60) / (ringCount - 1));
    ellipse(rx, cy2 + 2, 14, 18);
    fill(80, 78, 75);
    noStroke();
    ellipse(rx, cy2 + 2, 7, 11);
    fill(160, 155, 150);
    stroke(100, 95, 90);
    strokeWeight(1.2);
  }

  // Top banner — navy, tall
  fill(13, 67, 102);
  noStroke();
  rect(cx2 - cw / 2 + 1, cy2 + 12, cw - 2, ch * 0.18, 4, 4, 0, 0);

  // Banner text
  textFont("sans-serif");
  textStyle(NORMAL);
  textAlign(CENTER, CENTER);
  fill(200, 165, 60);
  noStroke();
  textSize(cw * 0.038);
  text("PAWS PARKING CO.", cx2, cy2 + 12 + ch * 0.065);
  fill(255, 255, 255, 160);
  textSize(cw * 0.022);
  text("★  OFFICIAL SHIFT CALENDAR  ★", cx2, cy2 + 12 + ch * 0.135);

  // Divider line
  stroke(200, 185, 160);
  strokeWeight(1.5);
  line(
    cx2 - cw / 2 + 20,
    cy2 + 12 + ch * 0.18,
    cx2 + cw / 2 - 20,
    cy2 + 12 + ch * 0.18,
  );

  // "DAY" label
  textFont("sans-serif");
  textStyle(BOLD);
  textAlign(CENTER, CENTER);
  fill(13, 67, 102);
  noStroke();
  textSize(cw * 0.075);
  text("DAY", cx2, cy2 + ch * 0.35);

  // Giant day number
  textFont("sans-serif");
  textStyle(BOLD);
  textAlign(CENTER, CENTER);
  fill(13, 67, 102);
  noStroke();
  textSize(cw * 0.3);
  text("1", cx2, cy2 + ch * 0.65);

  textStyle(NORMAL);

  // Subtle ruled lines at the bottom of the page
  stroke(210, 200, 185);
  strokeWeight(0.8);
  for (let ry = cy2 + ch * 0.86; ry < cy2 + ch - 14; ry += 10)
    line(cx2 - cw / 2 + 20, ry, cx2 + cw / 2 - 20, ry);

  // Tear-off bottom strip
  noStroke();
  fill(190, 175, 150);
  rect(cx2 - cw / 2 + 1, cy2 + ch - 10, cw - 2, 9, 0, 0, 5, 5);
  // Perforated line above tear strip
  stroke(160, 145, 120);
  strokeWeight(1);
  for (let dx = cx2 - cw / 2 + 10; dx < cx2 + cw / 2 - 10; dx += 8)
    line(dx, cy2 + ch - 10, dx + 4, cy2 + ch - 10);

  pop();
}

// ─────────────────────────────────────────────
// Seated attendant character
// ─────────────────────────────────────────────
function drawSeatedAttendant(cx, floorY) {
  push();

  let headR = 28;
  let headY = floorY - 175;

  // ── Chair ──
  // Chair back
  fill(80, 55, 30);
  stroke(50, 32, 12);
  strokeWeight(1.5);
  rect(cx - 26, headY + headR * 1.6, 52, 90, 4, 4, 0, 0);
  // Chair seat
  fill(100, 68, 35);
  stroke(50, 32, 12);
  strokeWeight(1.5);
  rect(cx - 34, headY + headR * 3.6, 68, 18, 4);
  // Chair legs
  stroke(60, 38, 15);
  strokeWeight(3);
  line(cx - 28, headY + headR * 3.6 + 18, cx - 32, floorY);
  line(cx + 28, headY + headR * 3.6 + 18, cx + 32, floorY);
  // Armrests
  stroke(80, 52, 22);
  strokeWeight(4);
  line(cx - 34, headY + headR * 2.2, cx - 34, headY + headR * 3.6);
  line(cx + 34, headY + headR * 2.2, cx + 34, headY + headR * 3.6);
  // Chair cushion highlight
  noStroke();
  fill(255, 255, 255, 18);
  rect(cx - 32, headY + headR * 3.6, 64, 6, 3);

  // ── Legs / trousers ──
  fill(13, 67, 102);
  noStroke();
  rect(cx - 20, headY + headR * 3.6 + 10, 18, 40, 3);
  rect(cx + 2, headY + headR * 3.6 + 10, 18, 40, 3);
  // Shoes
  fill(35, 28, 20);
  noStroke();
  ellipse(cx - 11, floorY - 6, 24, 14);
  ellipse(cx + 11, floorY - 6, 24, 14);

  // ── Torso / uniform ──
  fill(13, 67, 102);
  stroke(8, 44, 70);
  strokeWeight(1.2);
  beginShape();
  vertex(cx - headR * 1.55, headY + headR * 3.55);
  vertex(cx + headR * 1.55, headY + headR * 3.55);
  vertex(cx + headR * 1.15, headY + headR * 1.15);
  vertex(cx - headR * 1.15, headY + headR * 1.15);
  endShape(CLOSE);

  // Collar
  fill(245, 245, 235);
  noStroke();
  triangle(
    cx,
    headY + headR * 0.95,
    cx - headR * 0.5,
    headY + headR * 1.72,
    cx + headR * 0.5,
    headY + headR * 1.72,
  );

  // Gold chest badge
  fill(200, 165, 60);
  noStroke();
  rect(cx + headR * 0.18, headY + headR * 1.32, headR * 0.78, headR * 0.42, 2);
  fill(13, 67, 102);
  noStroke();
  textAlign(CENTER, CENTER);
  textSize(6);
  text("PP", cx + headR * 0.57, headY + headR * 1.54);

  // ── Left arm — straight down by side ──
  stroke(8, 44, 70);
  strokeWeight(6);
  line(
    cx - headR * 1.0,
    headY + headR * 1.3,
    cx - headR * 1.05,
    headY + headR * 3.4,
  );
  fill(255, 218, 170);
  stroke(160, 110, 70);
  strokeWeight(1);
  ellipse(cx - headR * 1.06, headY + headR * 3.6, headR * 0.48, headR * 0.42);

  // ── Right arm — straight down by side ──
  stroke(8, 44, 70);
  strokeWeight(6);
  line(
    cx + headR * 1.0,
    headY + headR * 1.3,
    cx + headR * 1.05,
    headY + headR * 3.4,
  );
  fill(255, 218, 170);
  stroke(160, 110, 70);
  strokeWeight(1);
  ellipse(cx + headR * 1.06, headY + headR * 3.6, headR * 0.48, headR * 0.42);

  // ── Head ──
  fill(255, 218, 170);
  stroke(160, 110, 70);
  strokeWeight(1.2);
  ellipse(cx, headY, headR * 2, headR * 2.1);

  // Cap dome
  fill(13, 67, 102);
  noStroke();
  arc(cx, headY - headR * 0.58, headR * 1.9, headR * 1.45, PI, TWO_PI);

  // Cap brim
  fill(8, 44, 90);
  noStroke();
  rect(cx - headR * 1.3, headY - headR * 0.72, headR * 2.6, headR * 0.3, 2);

  // Gold cap band
  fill(200, 165, 60);
  noStroke();
  rect(cx - headR * 0.95, headY - headR * 0.74, headR * 1.9, headR * 0.19);

  // Eyes — slightly wide, nervous look
  fill(40, 25, 10);
  noStroke();
  ellipse(cx - headR * 0.32, headY - headR * 0.1, headR * 0.26, headR * 0.28);
  ellipse(cx + headR * 0.32, headY - headR * 0.1, headR * 0.26, headR * 0.28);
  // Whites (nervous wide eyes)
  fill(255);
  noStroke();
  ellipse(cx - headR * 0.32, headY - headR * 0.18, headR * 0.14, headR * 0.13);
  ellipse(cx + headR * 0.32, headY - headR * 0.18, headR * 0.14, headR * 0.13);

  // Sweat drop (nervous!)
  fill(150, 200, 240);
  stroke(100, 160, 210);
  strokeWeight(0.8);
  ellipse(cx + headR * 0.88, headY - headR * 0.55, 7, 10);
  fill(200, 230, 255);
  noStroke();
  ellipse(cx + headR * 0.88, headY - headR * 0.62, 3, 3);

  // Nervous wavy mouth
  noFill();
  stroke(140, 80, 50);
  strokeWeight(1.4);
  beginShape();
  for (let i = 0; i <= 10; i++) {
    let t = i / 10;
    let mx = cx - headR * 0.28 + t * headR * 0.56;
    let my = headY + headR * 0.28 + sin(t * PI * 2) * 2.5;
    curveVertex(mx, my);
  }
  endShape();

  pop();
}

// ─────────────────────────────────────────────
// Speech bubble
// ─────────────────────────────────────────────
function drawSpeechBubble(tipX, tipY, message) {
  push();

  let padding = 16;
  let bw = 230,
    bh = 64;
  // Bubble sits above and to the left of the tip point
  let bx = tipX - bw + 20;
  let by = tipY - bh - 16;

  // Shadow
  noStroke();
  fill(0, 0, 0, 28);
  rect(bx + 3, by + 4, bw, bh, 14);

  // Bubble body
  fill(255, 252, 240);
  stroke(13, 67, 102);
  strokeWeight(1.8);
  rect(bx, by, bw, bh, 14);

  // Tail pointing down-right toward attendant's head
  fill(255, 252, 240);
  stroke(13, 67, 102);
  strokeWeight(1.8);
  // Draw tail as a small triangle
  let tailBaseX = bx + bw - 30;
  let tailBaseY = by + bh;
  // Erase the stroke on the base edge so it blends into the bubble
  noStroke();
  fill(255, 252, 240);
  triangle(
    tailBaseX,
    tailBaseY - 2,
    tailBaseX + 18,
    tailBaseY - 2,
    tipX + 8,
    tipY,
  );
  // Re-draw the two outer edges of the tail with stroke
  stroke(13, 67, 102);
  strokeWeight(1.8);
  line(tailBaseX, tailBaseY - 2, tipX + 8, tipY);
  line(tailBaseX + 18, tailBaseY - 2, tipX + 8, tipY);

  // Message text
  fill(13, 67, 102);
  noStroke();
  textAlign(CENTER, CENTER);
  textSize(13);
  text(message, bx + bw / 2, by + bh / 2 - 1);

  pop();
}

// ─────────────────────────────────────────────
// Visual timer bar — gold pill drains across bottom
// ─────────────────────────────────────────────
function drawContinueHint() {
  let alpha = stageTimer < 30 ? map(stageTimer, 0, 30, 0, 255) : 255;
  let progress = stageTimer / stageDuration; // 0 → 1
  let barW = 340;
  let barH = 14;
  let barX = width / 2 - barW / 2;
  let barY = height - 38;
  let fillW = barW * (1 - progress); // shrinks as time passes

  push();

  // Label above bar
  textFont("sans-serif");
  textStyle(NORMAL);
  textAlign(CENTER, CENTER);
  textSize(11);
  fill(13, 67, 102, alpha * 0.75);
  noStroke();
  text("SHIFT STARTING", width / 2, barY - 13);

  // Track background
  fill(13, 67, 102, alpha * 0.18);
  stroke(13, 67, 102, alpha * 0.35);
  strokeWeight(1.2);
  rect(barX, barY, barW, barH, barH / 2);

  // Gold fill — drains left to right
  if (fillW > 1) {
    noStroke();
    fill(200, 165, 60, alpha);
    rect(barX, barY, fillW, barH, barH / 2);
    // Sheen on top half
    fill(230, 200, 100, alpha * 0.45);
    rect(barX + 2, barY + 2, max(0, fillW - 4), barH * 0.38, barH / 2);
  }

  // Track outline drawn on top
  noFill();
  stroke(13, 67, 102, alpha * 0.5);
  strokeWeight(1.2);
  rect(barX, barY, barW, barH, barH / 2);

  // Subtle quarter tick marks
  stroke(13, 67, 102, alpha * 0.28);
  strokeWeight(1);
  for (let t of [0.25, 0.5, 0.75]) {
    let tx = barX + barW * t;
    line(tx, barY + 3, tx, barY + barH - 3);
  }

  pop();
}

// ── start.js
// start.js

let gameState = "start"; // "start" or "play"

function drawStartScreen() {
  background(212, 235, 250);
  drawTitle();
  drawPattern();
  drawInstructions();
  drawBeginButton();
}

function drawTitle() {
  fill(13, 67, 102);
  noStroke();
  textAlign(CENTER, CENTER);
  textSize(48);
  text("Paws Parking Routine", width / 2, height / 2 - 200);
}

function drawPattern() {
  let centerX = width / 2;
  let y = height / 2 - 120;
  let size = 60;
  let spacing = 100;

  stroke(13, 67, 102);
  strokeWeight(1);
  fill(255);

  // Square
  rect(centerX - spacing - size / 2, y - size / 2, size, size);

  // Triangle
  let h = size * 0.866;
  triangle(
    centerX + spacing,
    y - h / 2,
    centerX + spacing - size / 2,
    y + h / 2,
    centerX + spacing + size / 2,
    y + h / 2,
  );
}

function drawInstructions() {
  fill(13, 67, 102);
  noStroke();
  textAlign(CENTER, CENTER);
  textSize(18);

  let instructions =
    "You are a parking booth attendant. Animals pull up.\n" +
    "You'll develop a specific way of handling each of them.\n" +
    "Let's start your daily routine(s)!";

  text(instructions, width / 2, height / 2);
}

function drawBeginButton() {
  let btnW = 200;
  let btnH = 60;
  let btnX = width / 2 - btnW / 2;
  let btnY = height / 2 + 120;

  let hovered =
    mouseX >= btnX &&
    mouseX <= btnX + btnW &&
    mouseY >= btnY &&
    mouseY <= btnY + btnH;

  if (hovered) {
    fill(180);
  } else {
    fill(255);
  }

  stroke(13, 67, 102);
  strokeWeight(1);
  rect(btnX, btnY, btnW, btnH, 10);

  fill(13, 67, 102);
  noStroke();
  textAlign(CENTER, CENTER);
  textSize(20);
  text("Begin Shift", width / 2, btnY + btnH / 2);
}

function handleStartClick() {
  let btnW = 200;
  let btnH = 60;
  let btnX = width / 2 - btnW / 2;
  let btnY = height / 2 + 120;

  if (
    mouseX >= btnX &&
    mouseX <= btnX + btnW &&
    mouseY >= btnY &&
    mouseY <= btnY + btnH
  ) {
    gameState = "play";
  }
}
